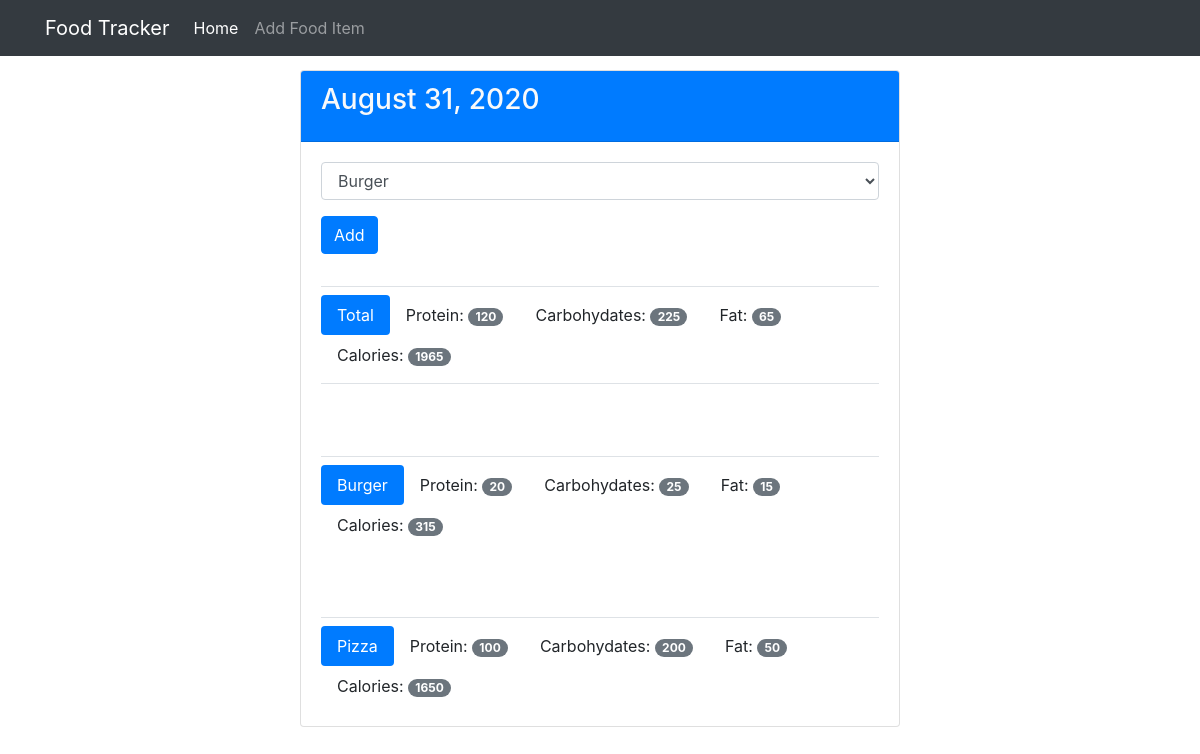
Page /view/20200831 on the committed database.
### tables this page shows
CREATE TABLE food (
	id integer primary key autoincrement,
	name text not null,
	protein integer not null,
	carbohydrates integer not null,
	fat integer not null,
	calories integer not null
);

### views.py (the view)
@app.route('/view/<date>', methods=['GET', 'POST'])
def view(date):
    db = get_db()
    cur = db.execute('select id, entry_date from log_date where entry_date = ?', [date])
    result = cur.fetchone()
    pretty_date = convert_date(result)
    if request.method == 'POST':
        db.execute('insert into food_date (food_id, log_date_id) values (?, ?)', [
            request.form['food-select'], result['id']
        ])
        db.commit()
    food_cur = db.execute('select id, name from food')
    food_results = food_cur.fetchall()
    log_cur = db.execute('select food.name, food.protein, food.carbohydrates, food.fat, food.calories '
                         'from log_date join food_date on food_date.log_date_id = log_date.id '
                         'join food on food.id = food_date.food_id where log_date.entry_date = ?', [date])
    log_results = log_cur.fetchall()
    totals = {}
    for attr in ('protein', 'carbohydrates', 'fat', 'calories'):
        totals[attr] = sum(x[attr] for x in log_results)
    return render_template('day.html', entry_date=result['entry_date'], pretty_date=pretty_date, food_results=food_results,
                           log_results=log_results, totals=totals)

### common_funcs.py (called while the page is built)
def convert_date(date: dict) -> str:
    d = datetime.strptime(str(date['entry_date']), '%Y%m%d')
    pretty_date = datetime.strftime(d, '%B %d, %Y')
    return pretty_date

### database.py (called while the page is built)
def connect_db():
    sql = sqlite3.connect('food_tracker.db')
    sql.row_factory = sqlite3.Row
    return sql

def get_db():
    if not hasattr(g, 'sqlite3_db'):
        g.sqlite_db = connect_db()
    return g.sqlite_db

### templates/day.html (shortened to what this page needs)
{% extends 'base.html' %}
{% block content %}
    <div class="container col-sm-6 col-sm-offset-3" role="main">
      <div class="row">
        <div>
          <div class="card">
            <div class="card-header text-light bg-primary">
              <h3 class="card-title">{{ pretty_date }}</h3>
            </div>
            <div class="card-body">
              <form method="POST" action="{{ url_for('view', date=entry_date) }}">
                <div class="form-group">
                  <select class="form-control" name="food-select">
                    {% for food in food_results %}
                    <option value="{{ food.id }}">{{ food.name }}</option>
                    {% endfor %}
                  </select>
                </div>
                <button type="submit" class="btn btn-primary">Add</button>
              </form>
              <div class="pb-2 mt-4 mb-2 border-bottom"></div>
              <div>
                <ul class="nav nav-pills" role="tablist">
                  <li class="nav-item"><a class="nav-link active">Total</a></li>
                  <li class="nav-item"><a class="nav-link">Protein: <span class="badge badge-pill badge-secondary">{{ totals.protein }}</span></a></li>
                  <li class="nav-item"><a class="nav-link">Carbohydates: <span class="badge badge-pill badge-secondary">{{ totals.carbohydrates }}</span></a></li>
                  <li class="nav-item"><a class="nav-link">Fat: <span class="badge badge-pill badge-secondary">{{ totals.fat }}</span></a></li>
                  <li class="nav-item"><a class="nav-link">Calories: <span class="badge badge-pill badge-secondary">{{ totals.calories }}</span></a></li>
                </ul>
                <div class="pb-2  border-bottom"></div>
              </div>
            </div>
            {% for food in log_results %}
            <div class="card-body">
              <div class="pb-2 mt-4 mb-2 border-bottom"></div>
              <div>
                <ul class="nav nav-pills" role="tablist">
                  <li class="nav-item"><a class="nav-link active">{{ food.name }}</a></li>
                  <li class="nav-item"><a class="nav-link">Protein: <span class="badge badge-pill badge-secondary">{{ food.protein }}</span></a></li>
                  <li class="nav-item"><a class="nav-link">Carbohydates: <span class="badge badge-pill badge-secondary">{{ food.carbohydrates }}</span></a></li>
                  <li class="nav-item"><a class="nav-link">Fat: <span class="badge badge-pill badge-secondary">{{ food.fat }}</span></a></li>
                  <li class="nav-item"><a class="nav-link">Calories: <span class="badge badge-pill badge-secondary">{{ food.calories }}</span></a></li>
                </ul>
              </div>
            </div>
            {% endfor %}
          </div>
        </div>
      </div>
    </div>
{% endblock %}

### static/theme.css (style rules this page uses)
body { padding-top: 70px; padding-bottom: 30px; }

### rows in the picture
food: name "Burger", protein "20", carbohydrates "25", fat "15", calories "315"
food: name "Pizza", protein "100", carbohydrates "200", fat "50", calories "1650"

### other values in the picture
{{ pretty_date }} "August 31, 2020"
{{ totals.protein }} "120"
{{ totals.carbohydrates }} "225"
{{ totals.fat }} "65"
{{ totals.calories }} "1965"
form field food-select "Burger"
